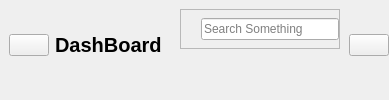
        <widget class="QWidget" name="headerFrame" native="true">
         <layout class="QHBoxLayout" name="horizontalLayout_2">
          <property name="spacing">
           <number>0</number>
          </property>
          <property name="leftMargin">
           <number>0</number>
          </property>
          <property name="topMargin">
           <number>0</number>
          </property>
          <property name="rightMargin">
           <number>0</number>
          </property>
          <property name="bottomMargin">
           <number>10</number>
          </property>
          <item alignment="Qt::AlignLeft">
           <widget class="QWidget" name="widget" native="true">
            <layout class="QHBoxLayout" name="horizontalLayout_3">
             <item>
              <widget class="QPushButton" name="menuBtn">
               <property name="sizeIncrement">
                <size>
                 <width>0</width>
                 <height>0</height>
                </size>
               </property>
               <property name="text">
                <string/>
               </property>
               <property name="icon">
                <iconset resource="resources.qrc">
                 <normaloff>:/blueicons/assets/icons/blue/menu.svg</normaloff>:/blueicons/assets/icons/blue/menu.svg</iconset>
               </property>
               <property name="iconSize">
                <size>
                 <width>24</width>
                 <height>24</height>
                </size>
               </property>
              </widget>
             </item>
             <item>
              <widget class="QLabel" name="appHeader">
               <property name="font">
                <font>
                 <pointsize>15</pointsize>
                 <bold>true</bold>
                </font>
               </property>
               <property name="text">
                <string>DashBoard</string>
               </property>
              </widget>
             </item>
            </layout>
           </widget>
          </item>
          <item alignment="Qt::AlignHCenter">
           <widget class="QWidget" name="widget_2" native="true">
            <layout class="QHBoxLayout" name="horizontalLayout_4">
             <item alignment="Qt::AlignTop">
              <widget class="QFrame" name="searchFrame">
               <property name="minimumSize">
                <size>
                 <width>160</width>
                 <height>40</height>
                </size>
               </property>
               <property name="frameShape">
                <enum>QFrame::StyledPanel</enum>
               </property>
               <property name="frameShadow">
                <enum>QFrame::Raised</enum>
               </property>
               <layout class="QHBoxLayout" name="horizontalLayout_5">
                <property name="spacing">
                 <number>0</number>
                </property>
                <property name="leftMargin">
                 <number>0</number>
                </property>
                <property name="topMargin">
                 <number>0</number>
                </property>
                <property name="rightMargin">
                 <number>0</number>
                </property>
                <property name="bottomMargin">
                 <number>0</number>
                </property>
                <item>
                 <widget class="QLabel" name="label_2">
                  <property name="minimumSize">
                   <size>
                    <width>20</width>
                    <height>20</height>
                   </size>
                  </property>
                  <property name="maximumSize">
                   <size>
                    <width>30</width>
                    <height>30</height>
                   </size>
                  </property>
                  <property name="text">
                   <string/>
                  </property>
                  <property name="pixmap">
                   <pixmap resource="resources.qrc">:/blueicons/assets/icons/blue/search.svg</pixmap>
                  </property>
                  <property name="scaledContents">
                   <bool>true</bool>
                  </property>
                 </widget>
                </item>
                <item>
                 <widget class="QLineEdit" name="lineEdit">
                  <property name="placeholderText">
                   <string>Search Something</string>
                  </property>
                 </widget>
                </item>
               </layout>
              </widget>
             </item>
            </layout>
           </widget>
          </item>
          <item alignment="Qt::AlignRight">
           <widget class="QWidget" name="widget_3" native="true">
            <layout class="QHBoxLayout" name="horizontalLayout_6">
             <property name="spacing">
              <number>0</number>
             </property>
             <property name="leftMargin">
              <number>0</number>
             </property>
             <property name="topMargin">
              <number>0</number>
             </property>
             <property name="rightMargin">
              <number>0</number>
             </property>
             <property name="bottomMargin">
              <number>0</number>
             </property>
             <item>
              <widget class="QPushButton" name="accountBtn">
               <property name="text">
                <string/>
               </property>
               <property name="icon">
                <iconset resource="resources.qrc">
                 <normaloff>:/blueicons/assets/icons/blue/user.svg</normaloff>:/blueicons/assets/icons/blue/user.svg</iconset>
               </property>
               <property name="iconSize">
                <size>
                 <width>32</width>
                 <height>32</height>
                </size>
               </property>
              </widget>
             </item>
            </layout>
           </widget>
          </item>
         </layout>
        </widget>
